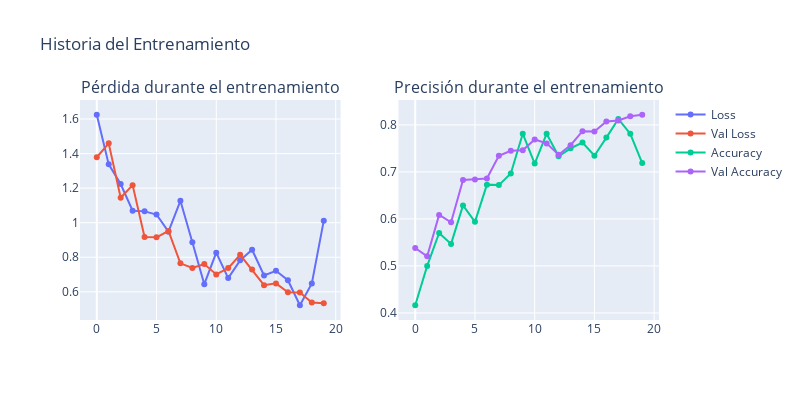

Write notebook code for a chart like this one.
### Code cell
import plotly.graph_objs as go
from plotly.subplots import make_subplots

# Graficar la historia del entrenamiento
def plot_history(history):
    fig = make_subplots(rows=1, cols=2, 
                        subplot_titles=('Pérdida durante el entrenamiento', 
                                        'Precisión durante el entrenamiento'))

    fig.add_trace(go.Scatter(
        x=list(range(len(history.history['loss']))),
        y=history.history['loss'],
        mode='lines+markers',
        name='Loss'
    ), row=1, col=1)

    fig.add_trace(go.Scatter(
        x=list(range(len(history.history['val_loss']))),
        y=history.history['val_loss'],
        mode='lines+markers',
        name='Val Loss'
    ), row=1, col=1)

    fig.add_trace(go.Scatter(
        x=list(range(len(history.history['accuracy']))),
        y=history.history['accuracy'],
        mode='lines+markers',
        name='Accuracy'
    ), row=1, col=2)

    fig.add_trace(go.Scatter(
        x=list(range(len(history.history['val_accuracy']))),
        y=history.history['val_accuracy'],
        mode='lines+markers',
        name='Val Accuracy'
    ), row=1, col=2)

    fig.update_layout(
        title_text='Historia del Entrenamiento',
        height=400, width=800
    )

    fig.show()

plot_history(history)

### Figure 1 — Plotly figure (JSON) as saved in the notebook; plotly's stock layout.template omitted (floating-point values rounded to 4 significant figures)
{"data": [{"mode": "lines+markers", "name": "Loss", "type": "scatter", "x": [0, 1, 2, 3, 4, 5, 6, 7, 8, 9, 10, 11, 12, 13, 14, 15, 16, 17, 18, 19], "xaxis": "x", "y": [1.625, 1.338, 1.224, 1.07, 1.066, 1.047, 0.9483, 1.127, 0.8871, 0.644, 0.8266, 0.6793, 0.782, 0.8437, 0.6947, 0.7215, 0.6672, 0.5223, 0.6483, 1.012], "yaxis": "y"}, {"mode": "lines+markers", "name": "Val Loss", "type": "scatter", "x": [0, 1, 2, 3, 4, 5, 6, 7, 8, 9, 10, 11, 12, 13, 14, 15, 16, 17, 18, 19], "xaxis": "x", "y": [1.379, 1.459, 1.144, 1.217, 0.9173, 0.9157, 0.952, 0.7648, 0.7378, 0.7606, 0.7009, 0.7374, 0.814, 0.7289, 0.6385, 0.6489, 0.5972, 0.5956, 0.5386, 0.5332], "yaxis": "y"}, {"mode": "lines+markers", "name": "Accuracy", "type": "scatter", "x": [0, 1, 2, 3, 4, 5, 6, 7, 8, 9, 10, 11, 12, 13, 14, 15, 16, 17, 18, 19], "xaxis": "x2", "y": [0.4164, 0.5, 0.5702, 0.5469, 0.6287, 0.5938, 0.6729, 0.6719, 0.6964, 0.7812, 0.7177, 0.7812, 0.7332, 0.75, 0.7624, 0.7344, 0.7729, 0.8125, 0.781, 0.7188], "yaxis": "y2"}, {"mode": "lines+markers", "name": "Val Accuracy", "type": "scatter", "x": [0, 1, 2, 3, 4, 5, 6, 7, 8, 9, 10, 11, 12, 13, 14, 15, 16, 17, 18, 19], "xaxis": "x2", "y": [0.5381, 0.5203, 0.6085, 0.5929, 0.6828, 0.6839, 0.686, 0.7343, 0.745, 0.746, 0.7689, 0.7606, 0.7365, 0.7568, 0.7866, 0.786, 0.8071, 0.8093, 0.8181, 0.8215], "yaxis": "y2"}], "layout": {"annotations": [{"font": {"size": 16}, "showarrow": false, "text": "Pérdida durante el entrenamiento", "x": 0.225, "xanchor": "center", "xref": "paper", "y": 1, "yanchor": "bottom", "yref": "paper"}, {"font": {"size": 16}, "showarrow": false, "text": "Precisión durante el entrenamiento", "x": 0.775, "xanchor": "center", "xref": "paper", "y": 1, "yanchor": "bottom", "yref": "paper"}], "height": 400, "title": {"text": "Historia del Entrenamiento"}, "width": 800, "xaxis": {"anchor": "y", "domain": [0, 0.45]}, "xaxis2": {"anchor": "y2", "domain": [0.55, 1]}, "yaxis": {"anchor": "x", "domain": [0, 1]}, "yaxis2": {"anchor": "x2", "domain": [0, 1]}}}
